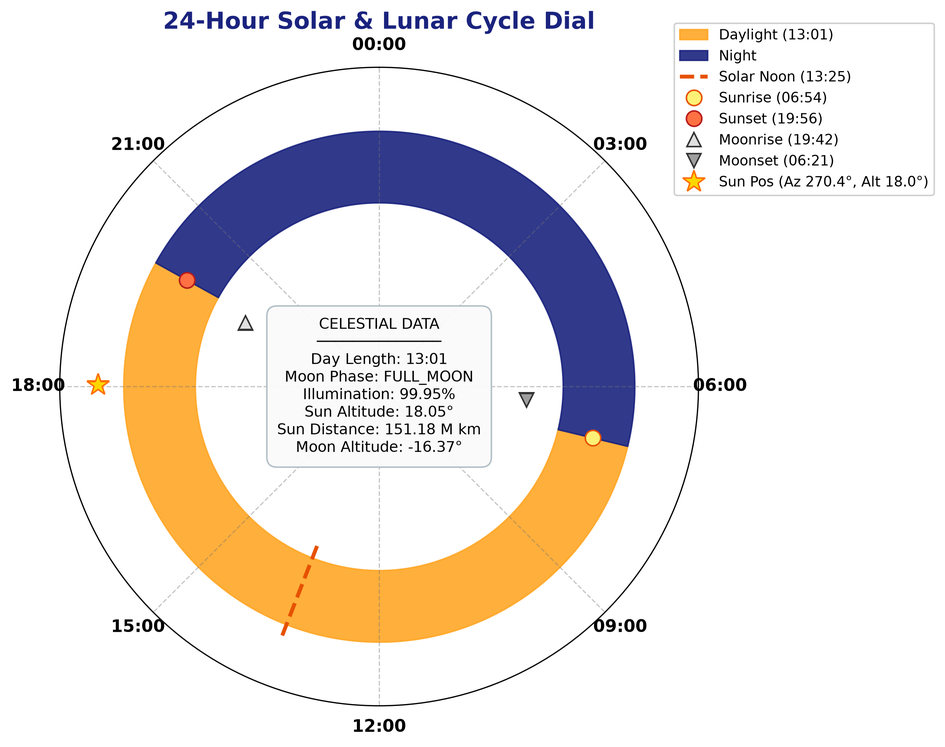
#> input picture media/astronomy_graphs/celestial/celestial_dial_20260827_205307.png, 945 x 747 px, shrunk from 2552 x 2018 before the run; its folder holds 4 pictures in this run; the run also reads 1 picture not shown here
$ python gifgraph.py
#> lines starting #> are read from the running program, lines starting #| are printed output that depends on the picture
import glob
from PIL import Image

# Path pattern to your PNG files
path = "media/astronomy_graphs/celestial/*.png"

# Find and sort all matching PNG files
image_files = sorted(glob.glob(path))

if not image_files:
    print(f"No PNG files found in {path}")
else:
    # Open all frames
    frames = [Image.open(f) for f in image_files]
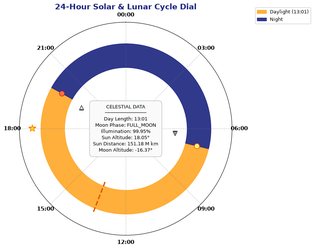
#> input picture media/astronomy_graphs/celestial/celestial_dial_20260827_214623.png, 314 x 249 px, shrunk from 849 x 672 before the run
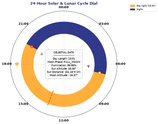
#> input picture media/astronomy_graphs/celestial/celestial_dial_20260827_214835.png, 158 x 124 px, shrunk from 426 x 336 before the run
#> frames = 4 items

    # Save as animated GIF
    frames[0].save(
        "celestial_animation.gif",
        format="GIF",
        append_images=frames[1:],
        save_all=True,
        duration=300,  # Milliseconds per frame (100ms = 10 fps)
        loop=0,  # 0 means infinite loop
    )
    print("GIF saved successfully as celestial_animation.gif!")
